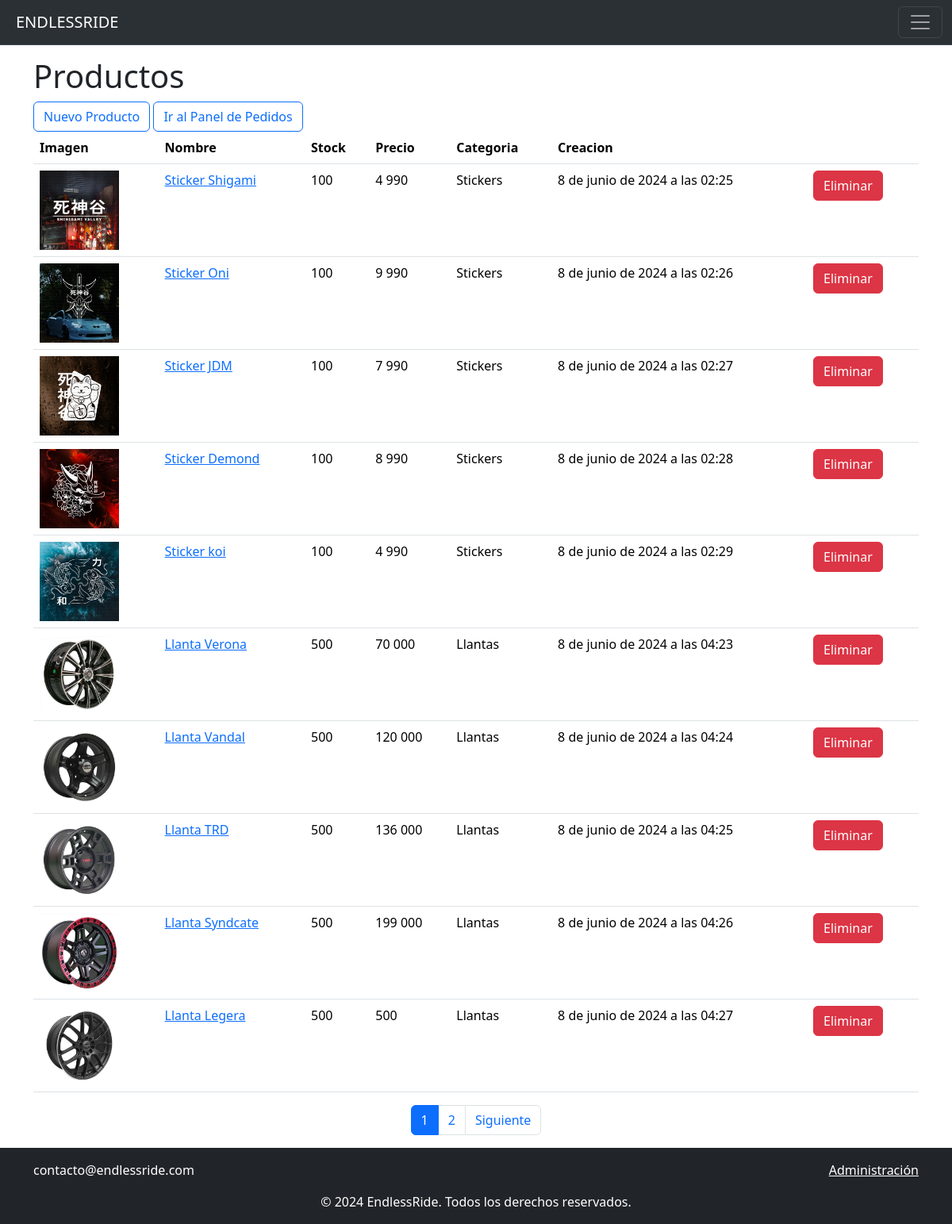
/shop/ (signed in), run on the app's committed database.
### shop/models.py (models this page shows, shortened)
class Producto (models.Model):
    nombre = models.CharField(max_length=255)
    stock = models.IntegerField()
    precio = models.IntegerField(default=0)
    descripcion = models.TextField(null=True)
    categoria = models.ForeignKey(Categoria, on_delete= models.CASCADE)
    creado_en = models.DateTimeField(default=timezone.now)
    imagen = models.ImageField(upload_to="productos", null=True)

class Categoria(models.Model):
    nombre = models.CharField(max_length=255)
    imagen = models.ImageField(upload_to="categorias", null=True)
    def __str__(self):
        return self.nombre

### shop/views.py (the view)
# urls.py: path('', views.index, name='index'),
@permission_required('shop.view_producto')
def index (request):
    productos = Producto.objects.all()
    page = request.GET.get('page', 1)
    try:
        paginator = Paginator(productos, 10)
        productos = paginator.page(page)
    except:
        raise Http404
    data = {
        'entity': productos,
        'paginator': paginator,
    }
    return render(
        request,
        'index.html',
        context={
            'productos': productos,
            'paginator': paginator}
    )

### shop/context_processor.py (called while the page is built)
def total_carrito(request):
    total = 0.0
    if request.user.is_authenticated:
        if 'carrito' in request.session.keys():
            for key, value in request.session["carrito"].items():
                total += float(value["acumulado"])
    return {"total_carrito": total}

### shop/templates/index.html (shortened to what this page needs)
{% extends 'base.html' %}
{% block content %}
<br>
<h1 class="mt-5">Productos</h1>
<a href="{% url "shop:agregar_producto" %}"class="btn btn-outline-primary">Nuevo Producto</a>
<a href="{% url 'shop:panel_pedidos' %}" class="btn btn-outline-primary">Ir al Panel de Pedidos</a>
<table class="table">
    <thead>
        <tr>
            <th>Imagen</th>
            <th>Nombre</th>
            <th>Stock</th>
            <th>Precio</th>
            <th>Categoria</th>
            <th>Creacion</th>
            <th></th>
        </tr>
    </thead>
    <tbody>
        {% for producto in productos %}
        <tr>
            <td><img src="{{ producto.imagen.url }}" alt="{{ producto.nombre }}" style="max-width: 100px; height: auto;"></td>
            <td><a href="{% url 'shop:modificar_producto' producto.id %}">{{ producto.nombre }}</a></td>
            <td>{{ producto.stock }}</td>
            <td>{{ producto.precio }}</td>
            <td>{{ producto.categoria }}</td>
            <td>{{ producto.creado_en }}</td>
            <td><a href="#" onclick="eliminarProducto({{ producto.id }})" class=" btn btn-danger  ">Eliminar</a></td>
        </tr>
        {% endfor %}
    </tbody>
</table>
    {% include 'paginator.html' %}
{% endblock %}

### shop/static/css/style.css (style rules this page uses)
div h1 { font-size: 40px; }

### templates/base.html (style rules this page uses)
html, body { height: 100%; margin: 0; }

### data on the page
Producto: imagen (picture), nombre "Sticker Shigami", stock "100", precio "4 990", categoria "Stickers", creado_en "8 de junio de 2024 a las 02:25"
Producto: imagen (picture), nombre "Sticker Oni", stock "100", precio "9 990", categoria "Stickers", creado_en "8 de junio de 2024 a las 02:26"
Producto: imagen (picture), nombre "Sticker JDM", stock "100", precio "7 990", categoria "Stickers", creado_en "8 de junio de 2024 a las 02:27"
Producto: imagen (picture), nombre "Sticker Demond", stock "100", precio "8 990", categoria "Stickers", creado_en "8 de junio de 2024 a las 02:28"
Producto: imagen (picture), nombre "Sticker koi", stock "100", precio "4 990", categoria "Stickers", creado_en "8 de junio de 2024 a las 02:29"
Producto: imagen (picture), nombre "Llanta Verona", stock "500", precio "70 000", categoria "Llantas", creado_en "8 de junio de 2024 a las 04:23"
Producto: imagen (picture), nombre "Llanta Vandal", stock "500", precio "120 000", categoria "Llantas", creado_en "8 de junio de 2024 a las 04:24"
Producto: imagen (picture), nombre "Llanta TRD", stock "500", precio "136 000", categoria "Llantas", creado_en "8 de junio de 2024 a las 04:25"
Producto: imagen (picture), nombre "Llanta Syndcate", stock "500", precio "199 000", categoria "Llantas", creado_en "8 de junio de 2024 a las 04:26"
Producto: imagen (picture), nombre "Llanta Legera", stock "500", precio "500", categoria "Llantas", creado_en "8 de junio de 2024 a las 04:27"

### other printed values
{{ page }} "1" "2"
